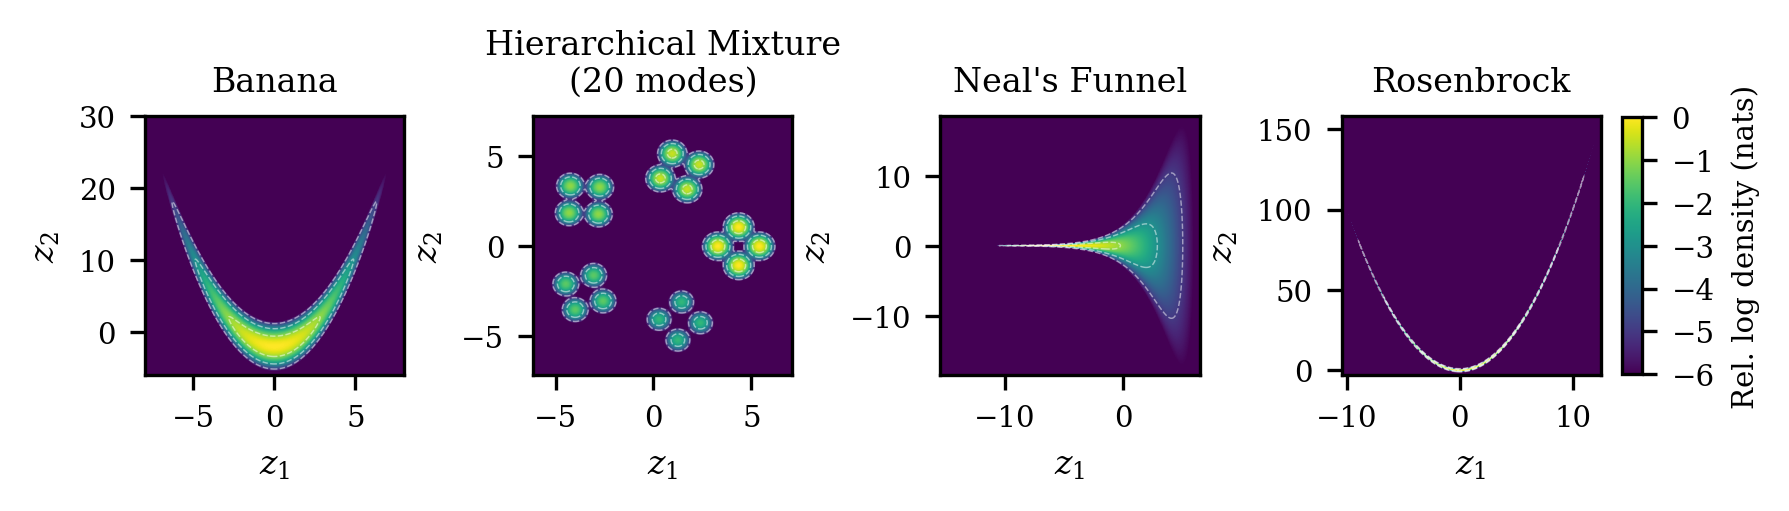

Reproduce this figure in Python.
from pathlib import Path
import sys
import os
import json

HERE = Path(__file__).resolve().parent
ROOT = HERE.parents[1]
BENCHMARK = (
    HERE.parent / "6.4_Comparison_with_Benchmark_Estimators" / "benchmark_training"
)
sys.path[:0] = [str(ROOT), str(BENCHMARK)]
os.environ["MPLCONFIGDIR"] = str(BENCHMARK / "mpl_cache")
import numpy as np
import torch
import matplotlib

matplotlib.use("Agg")
import matplotlib.pyplot as plt
from worker import config
from gmvi.targets.distributions import make_target


def main():
    torch.set_num_threads(1)
    torch.manual_seed(0)
    floor = -6.0
    plt.rcParams.update(
        {
            "font.family": "serif",
            "font.serif": ["DejaVu Serif"],
            "mathtext.fontset": "dejavuserif",
            "font.size": 8,
            "axes.titlesize": 8,
            "xtick.labelsize": 7,
            "ytick.labelsize": 7,
            "pdf.fonttype": 42,
        }
    )
    fig, axes = plt.subplots(1, 4, figsize=(418 / 72.27, 1.75), layout="constrained")
    fig.get_layout_engine().set(w_pad=0.01, wspace=0.02)
    records = []
    for ax, tag in zip(axes.flat, ["banana", "hier_k5", "funnel", "rosenbrock"]):
        cfg = config(("comparison_2d", tag, "exact_marginalization", 1))
        kwargs = dict(cfg.target_kwargs)
        if tag == "funnel":
            kwargs["dim"] = cfg.dim
        target = make_target(cfg.target, **kwargs)
        # Bound the displayed six-nat contour rather than rare sample extrema.
        if tag == "rosenbrock":
            radius = np.sqrt(-floor / target.a)
            xlim = (target.mu - radius - 0.5, target.mu + radius + 0.5)
            ylim = (-3.0, max(abs(xlim[0]), abs(xlim[1])) ** 2 + 3.0)
            peak = -np.log(2 * np.pi * target.s1 * target.s2)
            title = "Rosenbrock"
        elif tag == "funnel":
            sigma = target.sigma_v
            center = -(sigma**2) / 2
            radius = np.sqrt(-2 * floor) * sigma
            v = np.linspace(center - radius, center + radius, 10000)
            envelope = np.sqrt(
                2
                * np.exp(v)
                * np.maximum(0.0, -floor - (v - center) ** 2 / (2 * sigma**2))
            )
            width = envelope.max() * 1.08
            xlim, ylim = (center - radius - 0.5, center + radius + 0.5), (-width, width)
            peak = float(target.log_prob(torch.tensor([[center, 0.0]]))[0])
            title = "Neal's Funnel"
        elif tag == "banana":
            xlim, ylim = (-8.0, 8.0), (-6.0, 30.0)
            peak = None
            title = "Banana"
        else:
            samples = target.sample(20000).numpy()
            lo, hi = samples.min(axis=0), samples.max(axis=0)
            pad = (hi - lo) * 0.08
            xlim, ylim = (lo[0] - pad[0], hi[0] + pad[0]), (
                lo[1] - pad[1],
                hi[1] + pad[1],
            )
            peak = None
            title = "Hierarchical Mixture\n(20 modes)"
        x = np.linspace(*xlim, 1400)
        y = np.linspace(*ylim, 1400)
        xx, yy = np.meshgrid(x, y)
        grid = torch.tensor(
            np.column_stack([xx.ravel(), yy.ravel()]), dtype=torch.float32
        )
        with torch.no_grad():
            lp = (
                torch.cat([target.log_prob(chunk) for chunk in grid.split(16384)])
                .numpy()
                .reshape(xx.shape)
            )
        if peak is None:
            peak = float(lp.max())
        relative = lp - peak
        im = ax.pcolormesh(
            x,
            y,
            np.clip(relative, floor, 0),
            cmap="viridis",
            vmin=floor,
            vmax=0,
            shading="auto",
            rasterized=True,
        )
        ax.contour(
            x,
            y,
            relative,
            levels=[-5, -3, -1],
            colors="white",
            linewidths=0.35,
            alpha=0.5,
        )
        ax.set(title=title, xlabel=r"$z_1$", ylabel=r"$z_2$")
        ax.set_box_aspect(1)
        records.append(
            dict(
                tag=tag,
                target=cfg.target,
                benchmark_kwargs=kwargs,
                parameters={
                    k: v for k, v in vars(target).items() if isinstance(v, (int, float))
                },
                xlim=list(map(float, xlim)),
                ylim=list(map(float, ylim)),
            )
        )
    cb = fig.colorbar(im, ax=axes, location="right", shrink=0.52, pad=0.015, aspect=13)
    cb.set_label("Rel. log density (nats)", fontsize=7)
    cb.set_ticks([-6, -5, -4, -3, -2, -1, 0])
    for ext in ["png", "pdf"]:
        fig.savefig(HERE / f"target_gallery.{ext}", dpi=300, bbox_inches="tight")
    plt.close(fig)
    (HERE / "target_gallery_config.json").write_text(json.dumps(records, indent=2))


if __name__ == "__main__":
    main()
